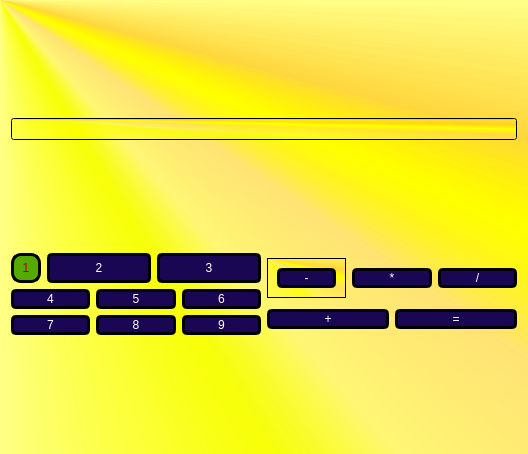
<?xml version="1.0" encoding="UTF-8"?>
<ui version="4.0">
 <class>Form</class>
 <widget class="QWidget" name="Form">
  <property name="geometry">
   <rect>
    <x>0</x>
    <y>0</y>
    <width>528</width>
    <height>454</height>
   </rect>
  </property>
  <property name="windowTitle">
   <string>Form</string>
  </property>
  <property name="styleSheet">
   <string notr="true">QWidget{
background-color: qconicalgradient(cx:0, cy:0, angle:135, stop:0 rgba(255, 255, 0, 69), stop:0.375 rgba(255, 255, 0, 69), stop:0.423533 rgba(251, 255, 0, 145), stop:0.45 rgba(247, 255, 0, 208), stop:0.477581 rgba(255, 244, 71, 130), stop:0.518717 rgba(255, 218, 71, 130), stop:0.55 rgba(255, 255, 0, 255), stop:0.57754 rgba(255, 203, 0, 130), stop:0.625 rgba(255, 255, 0, 69), stop:1 rgba(255, 255, 0, 69));
}

QPushButton{
background-color:rgb(26, 7, 83);
color:#ffffff;
border-radius:5;
border: 3px solid;
}

QPushButton:hover{
background-color:rgb(170, 85, 255);
color:#ffffff;
border-radius:5;
box-shadow: 5px 10px #888888;
}

QPushButton:pressed{
background-color:rgb(0, 255, 255);
color:#ffffff;
border-radius:5;
font: 14pt &quot;Segoe UI&quot;;
}</string>
  </property>
  <layout class="QVBoxLayout" name="verticalLayout_3">
   <item>
    <widget class="QLineEdit" name="lineEdit"/>
   </item>
   <item>
    <layout class="QHBoxLayout" name="horizontalLayout_6">
     <item>
      <layout class="QVBoxLayout" name="verticalLayout_2">
       <item>
        <layout class="QHBoxLayout" name="horizontalLayout">
         <item>
          <widget class="QPushButton" name="pushButton">
           <property name="sizePolicy">
            <sizepolicy hsizetype="Fixed" vsizetype="Minimum">
             <horstretch>0</horstretch>
             <verstretch>0</verstretch>
            </sizepolicy>
           </property>
           <property name="minimumSize">
            <size>
             <width>30</width>
             <height>30</height>
            </size>
           </property>
           <property name="styleSheet">
            <string notr="true">color: rgb(170, 0, 0);
background-color: rgb(85, 170, 0);
border-color: rgb(0, 0, 0);
border-radius: 10;</string>
           </property>
           <property name="text">
            <string>1</string>
           </property>
          </widget>
         </item>
         <item>
          <widget class="QPushButton" name="pushButton_2">
           <property name="sizePolicy">
            <sizepolicy hsizetype="Minimum" vsizetype="Minimum">
             <horstretch>0</horstretch>
             <verstretch>0</verstretch>
            </sizepolicy>
           </property>
           <property name="text">
            <string>2</string>
           </property>
          </widget>
         </item>
         <item>
          <widget class="QPushButton" name="pushButton_3">
           <property name="sizePolicy">
            <sizepolicy hsizetype="Minimum" vsizetype="Minimum">
             <horstretch>0</horstretch>
             <verstretch>0</verstretch>
            </sizepolicy>
           </property>
           <property name="text">
            <string>3</string>
           </property>
          </widget>
         </item>
        </layout>
       </item>
       <item>
        <layout class="QHBoxLayout" name="horizontalLayout_2">
         <item>
          <widget class="QPushButton" name="pushButton_4">
           <property name="sizePolicy">
            <sizepolicy hsizetype="Minimum" vsizetype="Minimum">
             <horstretch>0</horstretch>
             <verstretch>0</verstretch>
            </sizepolicy>
           </property>
           <property name="text">
            <string>4</string>
           </property>
          </widget>
         </item>
         <item>
          <widget class="QPushButton" name="pushButton_5">
           <property name="sizePolicy">
            <sizepolicy hsizetype="Minimum" vsizetype="Minimum">
             <horstretch>0</horstretch>
             <verstretch>0</verstretch>
            </sizepolicy>
           </property>
           <property name="text">
            <string>5</string>
           </property>
          </widget>
         </item>
         <item>
          <widget class="QPushButton" name="pushButton_6">
           <property name="sizePolicy">
            <sizepolicy hsizetype="Minimum" vsizetype="Minimum">
             <horstretch>0</horstretch>
             <verstretch>0</verstretch>
            </sizepolicy>
           </property>
           <property name="text">
            <string>6</string>
           </property>
          </widget>
         </item>
        </layout>
       </item>
       <item>
        <layout class="QHBoxLayout" name="horizontalLayout_3">
         <item>
          <widget class="QPushButton" name="pushButton_7">
           <property name="text">
            <string>7</string>
           </property>
          </widget>
         </item>
         <item>
          <widget class="QPushButton" name="pushButton_8">
           <property name="text">
            <string>8</string>
           </property>
          </widget>
         </item>
         <item>
          <widget class="QPushButton" name="pushButton_9">
           <property name="text">
            <string>9</string>
           </property>
          </widget>
         </item>
        </layout>
       </item>
      </layout>
     </item>
     <item>
      <layout class="QVBoxLayout" name="verticalLayout">
       <item>
        <layout class="QHBoxLayout" name="horizontalLayout_4">
         <item>
          <widget class="QFrame" name="frame">
           <property name="frameShape">
            <enum>QFrame::StyledPanel</enum>
           </property>
           <property name="frameShadow">
            <enum>QFrame::Raised</enum>
           </property>
           <layout class="QVBoxLayout" name="verticalLayout_4">
            <item>
             <widget class="QPushButton" name="pushButton_14">
              <property name="text">
               <string>-</string>
              </property>
             </widget>
            </item>
           </layout>
          </widget>
         </item>
         <item>
          <widget class="QPushButton" name="pushButton_10">
           <property name="text">
            <string>*</string>
           </property>
          </widget>
         </item>
         <item>
          <widget class="QPushButton" name="pushButton_12">
           <property name="text">
            <string>/</string>
           </property>
          </widget>
         </item>
        </layout>
       </item>
       <item>
        <layout class="QHBoxLayout" name="horizontalLayout_5">
         <item>
          <widget class="QPushButton" name="pushButton_11">
           <property name="text">
            <string>+</string>
           </property>
          </widget>
         </item>
         <item>
          <widget class="QPushButton" name="pushButton_13">
           <property name="text">
            <string>=</string>
           </property>
          </widget>
         </item>
        </layout>
       </item>
      </layout>
     </item>
    </layout>
   </item>
  </layout>
 </widget>
 <resources/>
 <connections/>
</ui>
